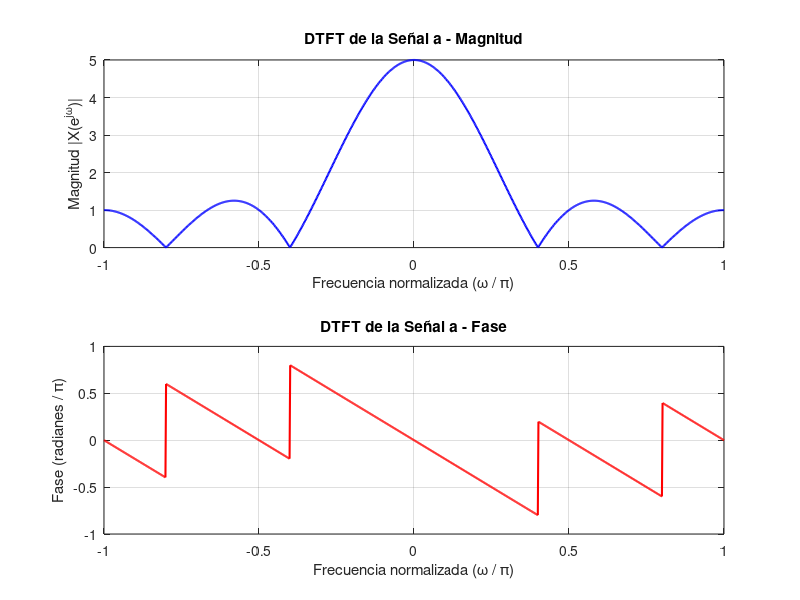
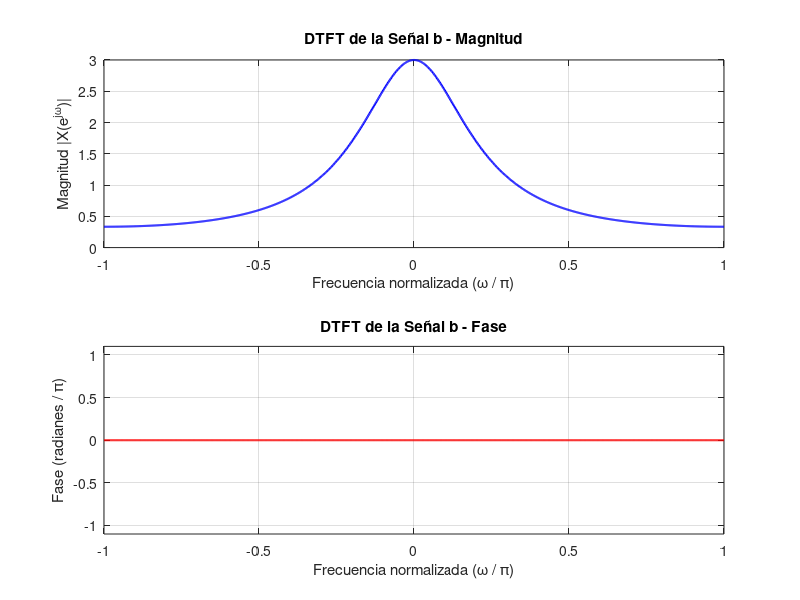

MATLAB code for these plots, in order:
% ETN1015 — Discrete-Time Fourier Analysis
% Ejercicio: Análisis de la DTFT para una secuencia finita (Señal a) y una secuencia bilateral infinita (Señal b)
% Fuente: S. Palani — Cap. 2 / Ingle & Proakis — Cap. 3
clear; clc; close all;

% =========================================================================
% PARTE 1: Señal a (Suma de 5 impulsos desplazados)
% x(n) = sum_{k=0}^{4} delta(n-k), n = 0, 1, 2, 3, 4
% =========================================================================

% [bloque 1 — Definición de parámetros y cómputo de la DTFT para la Señal a]
n_a = 0:4;                   % Soporte temporal de la señal a
x_a = ones(1, 5);            % Valores de x(n) = 1 para n = 0,1,2,3,4

N_points = 1000;             % Número de puntos de frecuencia densos
w = linspace(-pi, pi, N_points); % Vector de frecuencias en el rango [-pi, pi]

% Evaluación numérica de la DTFT de la Señal a directamente desde la definición
% X_a(e^{j\omega}) = \sum_{n=0}^{4} x_a[n] * e^{-j * \omega * n}
X_a = x_a * exp(-j * (n_a' * w));

% Cálculo de magnitud y fase
mag_a = abs(X_a);
phase_a = angle(X_a);

% [bloque 2 — Graficación de la DTFT de la Señal a]
figure(1);
subplot(2,1,1);
plot(w/pi, mag_a, 'b', 'LineWidth', 1.5);
xlabel('Frecuencia normalizada (\omega / \pi)');
ylabel('Magnitud |X(e^{j\omega})|');
title('DTFT de la Señal a - Magnitud');
grid on;

subplot(2,1,2);
plot(w/pi, phase_a/pi, 'r', 'LineWidth', 1.5);
xlabel('Frecuencia normalizada (\omega / \pi)');
ylabel('Fase (radianes / \pi)');
title('DTFT de la Señal a - Fase');
grid on;

% =========================================================================
% PARTE 2: Señal b (Secuencia bilateral infinita)
% x(n) = (0.5)^|n|
% =========================================================================

% [bloque 3 — Justificación y cómputo por truncamiento de la Señal b]
% Como la señal es de longitud infinita, se trunca a n_b \in [-Nt, Nt].
% Elegimos Nt = 15 para que la muestra en el extremo sea (0.5)^15 \approx 3e-5,
% lo que garantiza que la energía residual descartada sea insignificante (< 4e-10).
Nt = 15;
n_b = -Nt:Nt;
x_b = (0.5).^abs(n_b);       % Secuencia truncada

% Evaluación numérica de la DTFT para la Señal b desde la definición
X_b = x_b * exp(-j * (n_b' * w));

% Cálculo de magnitud y fase
mag_b = abs(X_b);
phase_b = angle(X_b);

% [bloque 4 — Graficación de la DTFT de la Señal b]
figure(2);
subplot(2,1,1);
plot(w/pi, mag_b, 'b', 'LineWidth', 1.5);
xlabel('Frecuencia normalizada (\omega / \pi)');
ylabel('Magnitud |X(e^{j\omega})|');
title('DTFT de la Señal b - Magnitud');
grid on;

subplot(2,1,2);
plot(w/pi, phase_b/pi, 'r', 'LineWidth', 1.5);
xlabel('Frecuencia normalizada (\omega / \pi)');
ylabel('Fase (radianes / \pi)');
title('DTFT de la Señal b - Fase');
ylim([-1.1 1.1]); % Ajuste de límites para visualizar la fase nula
grid on;
